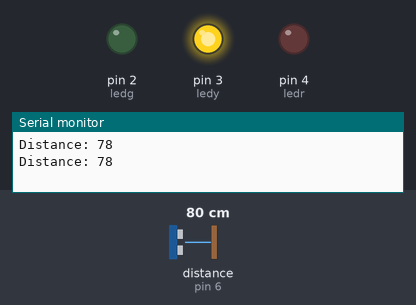
Simulated run of this sketch. Board: Arduino Uno, built with avr-gcc and run on an emulated ATmega328P. On the bench: output pins drawn as LEDs (lit = HIGH), the last lines printed to the serial monitor. Wiring (inferred from the names in the program): ultrasonic range finder: trigger pin 5; echo pin 6. Inputs (shaded band) come from the test bench; at power-on: distance to the obstacle (sensor on pin 6) 80 cm. The echo pulse lasts 58.3 µs per cm; pins used as bus, display or sensor lines are not drawn.

Above: at 1.8 s.
1.9 s: distance to the obstacle (sensor on pin 6) set to 148 cm
3.4 s: distance to the obstacle (sensor on pin 6) set to 157 cm
At 4.7 s:
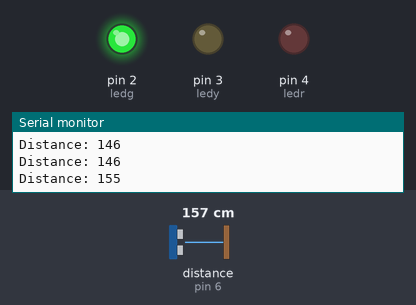
5.5 s: distance to the obstacle (sensor on pin 6) set to 2 cm
At 6.7 s:
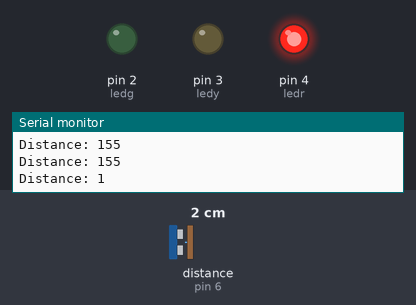
7.5 s: distance to the obstacle (sensor on pin 6) set to 47 cm
9.2 s: distance to the obstacle (sensor on pin 6) set to 55 cm
At 11.2 s:
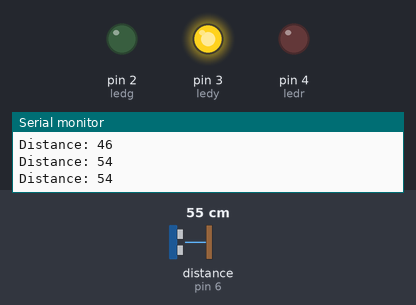
11.5 s: distance to the obstacle (sensor on pin 6) set to 4 cm
At 13.1 s:
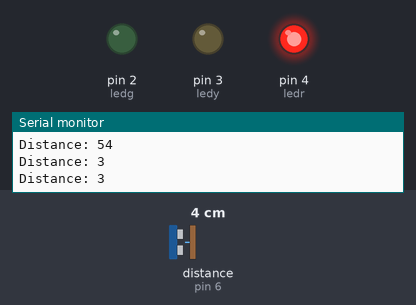
Timing chart, 0 to 14.5 s (numbered marks = the images above; inputs shaded):
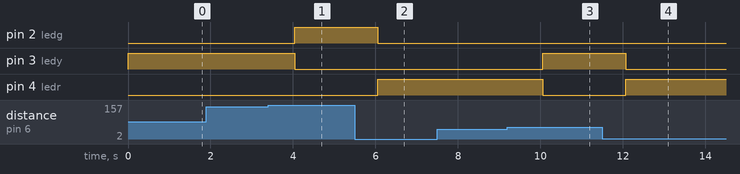

Measured:
- the behaviour switches between 151 and 152 cm on distance to the obstacle (sensor on pin 6) (found by bisection; images 0 and 1)
- the behaviour switches between 50 and 51 cm on distance to the obstacle (sensor on pin 6) (found by bisection; images 2 and 3)
- after the input at 3.4 s, pin 2 (ledg): LOW → HIGH after 0.64 s; pin 3 (ledy): HIGH → LOW after 0.64 s
- after the input at 5.5 s, pin 2 (ledg): HIGH → LOW after 0.55 s; pin 4 (ledr): LOW → HIGH after 0.55 s
- after the input at 9.2 s, pin 3 (ledy): LOW → HIGH after 0.86 s; pin 4 (ledr): HIGH → LOW after 0.86 s
- after the input at 11.5 s, pin 3 (ledy): HIGH → LOW after 0.57 s; pin 4 (ledr): LOW → HIGH after 0.57 s

The sketch:

Arduino_parkingsensor.ino
```cpp
//Set the pin numbers
//#define IN4 4
int ledr = 4;
int ledy = 3;
int ledg = 2;
const int trigPin = 5;
const int echoPin = 6;

//Define the global variables
long time_on;
int distance = 0;


void setup()
{
  // put your setup code here, to run once:
  pinMode(trigPin, OUTPUT); //Sets trigpin as output
  pinMode(echoPin, INPUT); //Set echo pin as input
  pinMode(4, OUTPUT);
  pinMode(3, OUTPUT);
  pinMode(2, OUTPUT);

  Serial.begin(9600);
}

void loop()
{
  //Figure out when the LED should come on based on where the car is
  if((distance < 50) && (distance > 0)) //Right distance away to park
  {
    digitalWrite(ledr, HIGH); //Turn on the LED and stays on
    digitalWrite(ledg, LOW); //LED is off
    digitalWrite(ledy, LOW); //LED is off
    delay(1000);
  }
  else if((distance >= 50) && (distance < 150))  //Getting close to target parking distance
  {
    //Turns the LED on off, basically flashing
    // digitalWrite(ledr, HIGH); //Turn on the LED
    // delay(10*(distance-50));
    // digitalWrite(ledr, LOW); //Turn on the LED
    // delay(10*(distance-50));
    digitalWrite(ledy, HIGH); //Turn on the LED
    digitalWrite(ledr, LOW); //Turn on the LED and stays on
    digitalWrite(ledg, LOW); //LED is off
    delay(1000);
  }
  else if((distance >= 150) && (distance < 200)) //Still far away from parking distance
  {
    //Big delay between LED flashing meaning still far away
    // digitalWrite(ledr, HIGH); //Turn on the LED
    // delay(1000);
    // digitalWrite(ledr, LOW); //Turn on the LED
    // delay(10000);
    digitalWrite(ledg, HIGH); //Turn on the LED
    digitalWrite(ledy, LOW); //Turn on the LED
    digitalWrite(ledr, LOW); //Turn on the LED and stays ond
    delay(1000);
  }
  else if(distance >= 200) //Basically jsut entered the garage
  {
    digitalWrite(ledr, LOW); //LED is off
    digitalWrite(ledg, HIGH); //LED is off
    digitalWrite(ledy, LOW); //LED is off
  }

  delayMicroseconds(10);

  //Clears trig pin
  digitalWrite(trigPin, LOW);
  delayMicroseconds(2);

  digitalWrite(trigPin, HIGH);
  delayMicroseconds(10);
  digitalWrite(trigPin, LOW);
  time_on = pulseIn(echoPin, HIGH);
  distance = time_on * 0.034/2;
  Serial.print("Distance: ");
  Serial.println(distance);


}
```
